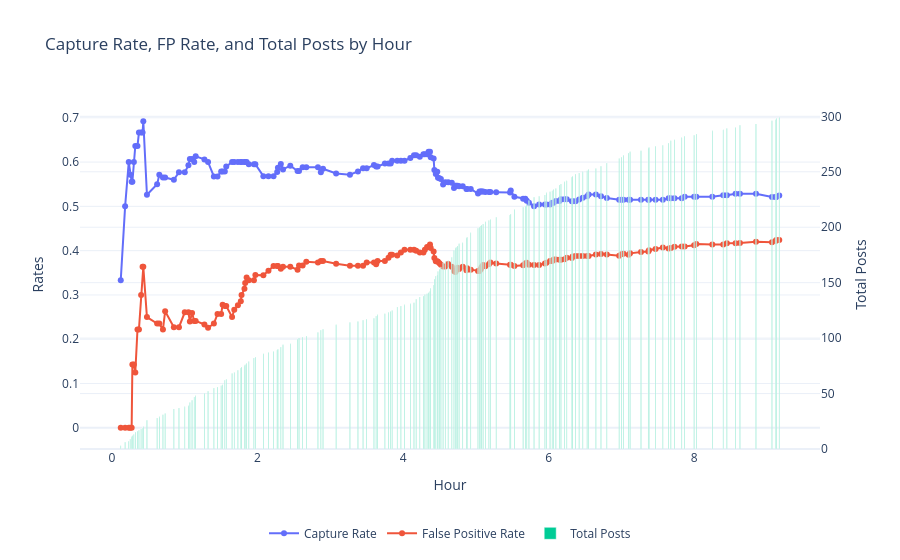

The cell this chart's notebook holds for it:
### Code cell
import plotly.graph_objects as go

fig = go.Figure()

# Capture Rate
fig.add_trace(
    go.Scatter(
        x=df_all["hour"],
        y=df_all["capture_rate"],
        mode="lines+markers",
        name="Capture Rate",
        yaxis="y1"
    )
)

# Bad Rate
fig.add_trace(
    go.Scatter(
        x=df_all["hour"],
        y=df_all["false_positive_rate"],
        mode="lines+markers",
        name="False Positive Rate",
        yaxis="y1"
    )
)

# Total Posts (secondary axis)
fig.add_trace(
    go.Bar(
        x=df_all["hour"],
        y=df_all["total_posts"],
        name="Total Posts",
        # mode="lines+markers",
        yaxis="y2",
        opacity=1
    )
)

# Layout with dual axis
fig.update_layout(
    title="Capture Rate, FP Rate, and Total Posts by Hour",
    xaxis=dict(title="Hour"),
    yaxis=dict(title="Rates", side="left"),
    yaxis2=dict(
        title="Total Posts",
        overlaying="y",
        side="right"
    ),
    legend=dict(
        orientation="h",      # horizontal legend
        yanchor="top",
        y=-0.2,               # move below plot
        xanchor="center",
        x=0.5                 # center horizontally
    ),
    template="plotly_white"
)

fig.show()

### Figure 1 — Plotly figure (JSON) as saved in the notebook; plotly's stock layout.template omitted (floating-point values rounded to 4 significant figures; data arrays with more than 128 entries replaced by an {"elided": "..."} marker saying what was removed)
{"data": [{"mode": "lines+markers", "name": "Capture Rate", "type": "scatter", "x": {"elided": "170 float values"}, "y": {"elided": "170 float values"}, "yaxis": "y"}, {"mode": "lines+markers", "name": "False Positive Rate", "type": "scatter", "x": {"elided": "170 float values"}, "y": {"elided": "170 float values"}, "yaxis": "y"}, {"name": "Total Posts", "opacity": 1, "type": "bar", "x": {"elided": "170 float values"}, "y": {"elided": "170 int values"}, "yaxis": "y2"}], "layout": {"legend": {"orientation": "h", "x": 0.5, "xanchor": "center", "y": -0.2, "yanchor": "top"}, "title": {"text": "Capture Rate, FP Rate, and Total Posts by Hour"}, "xaxis": {"title": {"text": "Hour"}}, "yaxis": {"side": "left", "title": {"text": "Rates"}}, "yaxis2": {"overlaying": "y", "side": "right", "title": {"text": "Total Posts"}}}}
